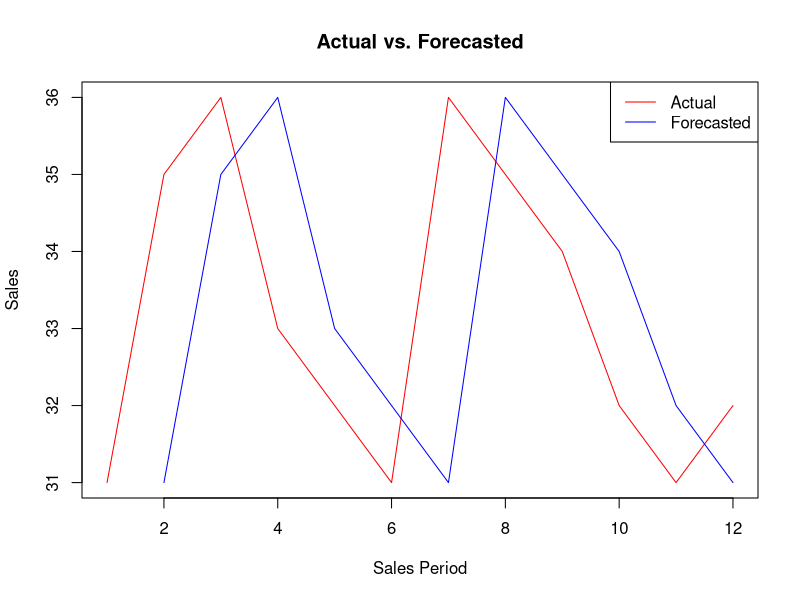

The R script that drew this image:
#Naive Approach Forecasting Example
actual <- c(31, 35, 36, 33, 32, 31, 36, 35, 34, 32, 31, 32)
forecast <- c(NA, actual[-length(actual)])
mean(abs(actual-forecast), na.rm=T)

a=mean(abs((actual-forecast)/actual), na.rm=T) * 100
round(a,1)

plot(actual, type='l', col = 'red', main='Actual vs. Forecasted',
     xlab='Sales Period', ylab='Sales')
lines(forecast, type='l', col = 'blue')
legend('topright', legend=c('Actual', 'Forecasted'),
       col=c('red', 'blue'), lty=1)
